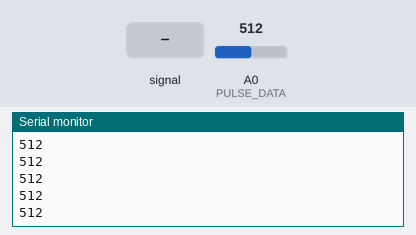
Bench run of a sketch on a simulated Arduino Uno, built with avr-gcc and run on an emulated ATmega328P. On the bench: the last lines printed to the serial monitor. The inputs (shaded band) are chosen by the test bench; at power-on: A0 (PULSE_DATA) = 512.

Above: at 1.2 s.
1.3 s: A0 (PULSE_DATA) fed a 200 Hz sine of ±81 counts around its level
At 1.8 s:
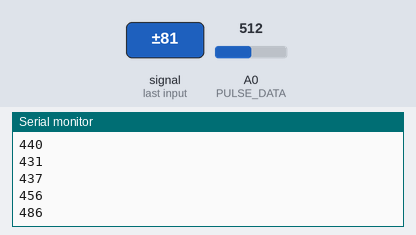
2.8 s: A0 (PULSE_DATA) set to 716
At 3.5 s:
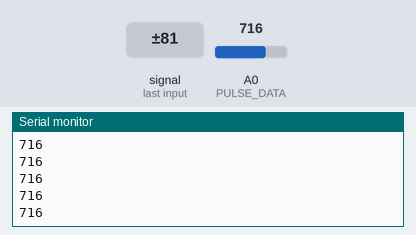
4.3 s: A0 (PULSE_DATA) fed a 1000 Hz sine of ±255 counts around its level
5.8 s: A0 (PULSE_DATA) set to 1023
At 6.6 s:
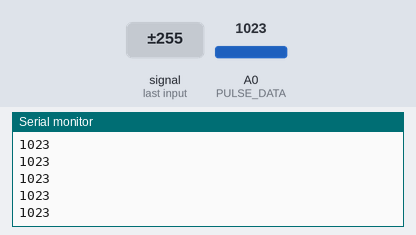
Timing chart, 0 to 8.3 s (numbered marks = the images above; inputs shaded):
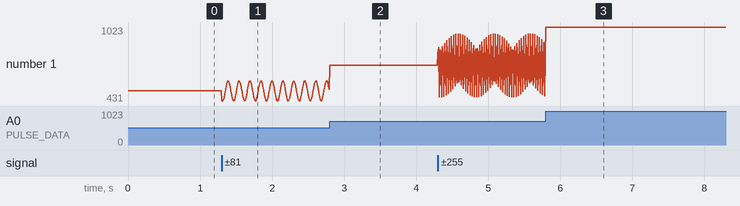

The sketch:

test_pulse_sensor.ino
```cpp
/* Pulse Sensor test sketch to read raw 10 bit values */

int PULSE_DATA = A0;
int GRAPH_LENGTH = 127; // Midi max value
int thresh = 520; //threshold for a hearbeat

void setup() {
    Serial.begin(115200);
    pinMode(PULSE_DATA, INPUT);
    Serial.print("Setup Finished\n");
}

int signal;

void loop() {
    // read the pulse sensors's ADC value
    signal = analogRead(PULSE_DATA);
    // Map the 10 bit (0 - 1023) value to midi range (0 - 127)
    int signal_midi = map(signal, 0, 1023, 0, GRAPH_LENGTH);

    /*
    // print a line graph
    Serial.print("<"); // starting end
    for (int i = 0; i < GRAPH_LENGTH; i++) {
        if (i == signal_midi) {
            Serial.print("|");
        }
        else {
            Serial.print("-");
        }
    }
    Serial.print("> (" + String(signal) + ")\n");
    */
    Serial.println(signal);
    delay(10);
}
```

Measured:
- after the input at 1.3 s, the serial monitor: prints a new line at once (image 1)
- plotted number 1: 512 → 523 after the input at 1.3 s
